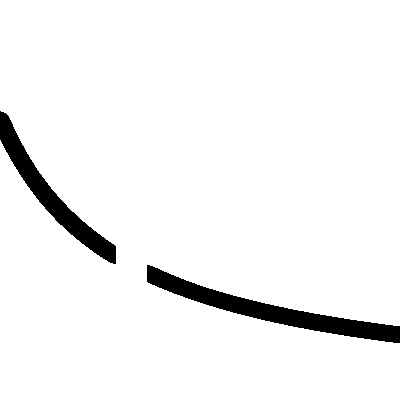
#> input picture task1/images/0ryCXv-s70-B8p-kVbKL2.jpg, 400 x 400 px
$ python -i eval.py   (imports and definitions only)
#> lines starting #> are read from the running program, lines starting #| are printed output that depends on the picture; after the words box and inside, x2 and y2 are one past the last pixel; in counts of white or black regions, pixels touching at a corner belong together
#> further down, picture is the input picture: shape (400, 400, 3); min 0, max 255, mean 243.1
# -*- coding: utf-8 -*-
import numpy as np
import cv2


def predict_road_broken(image: np.ndarray) -> str:
    """
         Функция, определяющая, прерывается ли дорога на изображении.
         Входные данные: изображение (bgr), прочитанное cv2.imread.
         Выходные данные: строка "yes" или "no".
                          "yes" - дорога прерывается
                          "no" - дорога непрерывна

         Примеры вывода: "yes"
                         "no"
    """

    # Convert to grayscale
    gray = cv2.cvtColor(image, cv2.COLOR_BGR2GRAY)

    # Threshold: road is black, background is white
    # Invert so road becomes white (255) for analysis
    _, binary = cv2.threshold(gray, 128, 255, cv2.THRESH_BINARY_INV)
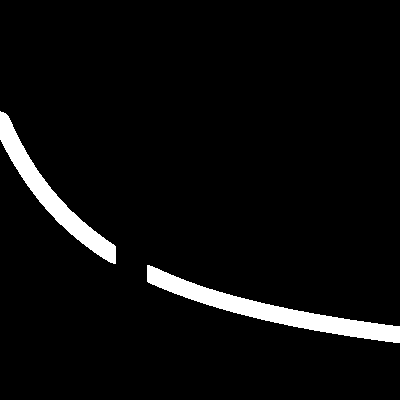
#> binary: shape (400, 400); 4.7% white; 2 white regions, box (x1, y1, x2, y2) and area: (147, 265, 400, 343) 4339, (0, 111, 116, 264) 3146

    # Find connected components
    num_labels, labels, stats, centroids = cv2.connectedComponentsWithStats(binary, connectivity=8)
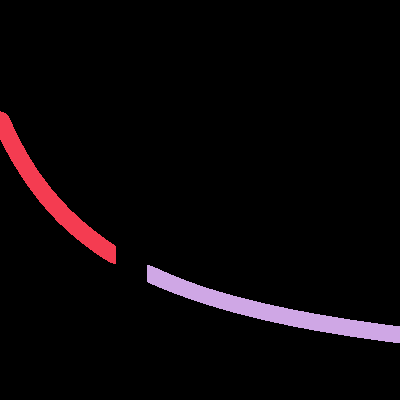
#> labels: shape (400, 400) int32; 3 distinct labels, from 0 to 2; one colour per label, 0 black
#> num_labels = 3; stats = [[0, 0, 400, 400, 152515], [0, 111, 116, 153, 3146], [147, 265, 253, 78, 4339]]; centroids = [[200.5, 196.5], [51.06, 194.1], [272.1, 309.9]]

    # num_labels includes background as label 0
    # Count components with significant pixel area (filter noise)
    min_area = 50  # minimum pixel area to consider a valid road segment
    significant_components = 0
    for i in range(1, num_labels):  # skip background (label 0)
        if stats[i, cv2.CC_STAT_AREA] >= min_area:
            significant_components += 1
#> after the loop, significant_components = 2

    # If there are 2 or more significant components, the road is broken
    if significant_components >= 2:
        predicted = "yes"
    else:
        predicted = "no"

    return predicted

>>> import cv2
>>> picture = cv2.imread('images/0ryCXv-s70-B8p-kVbKL2.jpg')
>>> result = predict_road_broken(picture)
#> result = 'yes'
